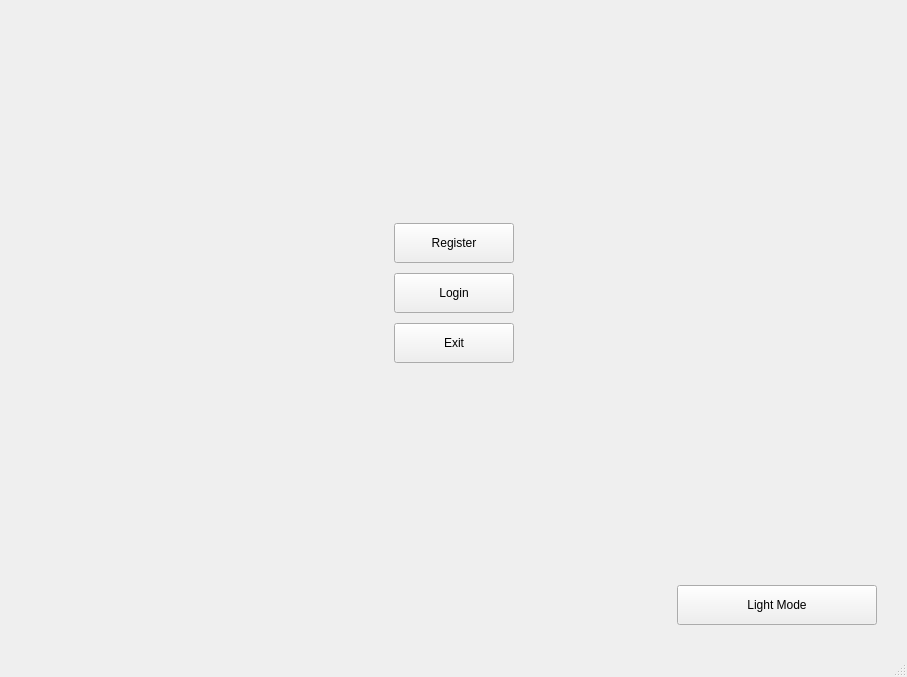
<?xml version="1.0" encoding="UTF-8"?>
<ui version="4.0">
 <class>MainWindow</class>
 <widget class="QMainWindow" name="MainWindow">
  <property name="geometry">
   <rect>
    <x>0</x>
    <y>0</y>
    <width>907</width>
    <height>677</height>
   </rect>
  </property>
  <property name="sizePolicy">
   <sizepolicy hsizetype="Preferred" vsizetype="Preferred">
    <horstretch>1</horstretch>
    <verstretch>1</verstretch>
   </sizepolicy>
  </property>
  <property name="minimumSize">
   <size>
    <width>300</width>
    <height>300</height>
   </size>
  </property>
  <property name="maximumSize">
   <size>
    <width>16777215</width>
    <height>16777215</height>
   </size>
  </property>
  <property name="windowTitle">
   <string>MainWindow</string>
  </property>
  <widget class="QWidget" name="centralwidget">
   <property name="sizePolicy">
    <sizepolicy hsizetype="Expanding" vsizetype="Expanding">
     <horstretch>1</horstretch>
     <verstretch>1</verstretch>
    </sizepolicy>
   </property>
   <layout class="QVBoxLayout" name="centralLayout">
    <property name="spacing">
     <number>10</number>
    </property>
    <property name="margin" stdset="0">
     <number>10</number>
    </property>
    <item>
     <widget class="QStackedWidget" name="stackedWidget">
      <property name="sizePolicy">
       <sizepolicy hsizetype="Expanding" vsizetype="Expanding">
        <horstretch>1</horstretch>
        <verstretch>1</verstretch>
       </sizepolicy>
      </property>
      <property name="currentIndex">
       <number>0</number>
      </property>
      <widget class="QWidget" name="mainPage">
       <property name="sizePolicy">
        <sizepolicy hsizetype="Expanding" vsizetype="Expanding">
         <horstretch>1</horstretch>
         <verstretch>1</verstretch>
        </sizepolicy>
       </property>
       <layout class="QVBoxLayout" name="mainLayout">
        <property name="spacing">
         <number>10</number>
        </property>
        <property name="margin" stdset="0">
         <number>10</number>
        </property>
        <item>
         <widget class="QWidget" name="spacerTop" native="true">
          <property name="sizePolicy">
           <sizepolicy hsizetype="Expanding" vsizetype="Expanding">
            <horstretch>1</horstretch>
            <verstretch>1</verstretch>
           </sizepolicy>
          </property>
         </widget>
        </item>
        <item>
         <layout class="QHBoxLayout" name="horizontalLayout">
          <property name="spacing">
           <number>10</number>
          </property>
          <property name="margin" stdset="0">
           <number>0</number>
          </property>
          <item>
           <widget class="QWidget" name="mainLeftSpacer" native="true">
            <property name="sizePolicy">
             <sizepolicy hsizetype="Expanding" vsizetype="Expanding">
              <horstretch>1</horstretch>
              <verstretch>1</verstretch>
             </sizepolicy>
            </property>
           </widget>
          </item>
          <item>
           <layout class="QVBoxLayout" name="mainButtons">
            <property name="spacing">
             <number>10</number>
            </property>
            <property name="margin" stdset="0">
             <number>0</number>
            </property>
            <item>
             <widget class="QPushButton" name="mainRegisterButton">
              <property name="sizePolicy">
               <sizepolicy hsizetype="Expanding" vsizetype="Fixed">
                <horstretch>1</horstretch>
                <verstretch>0</verstretch>
               </sizepolicy>
              </property>
              <property name="minimumSize">
               <size>
                <width>120</width>
                <height>40</height>
               </size>
              </property>
              <property name="text">
               <string>Register</string>
              </property>
             </widget>
            </item>
            <item>
             <widget class="QPushButton" name="mainLoginButton">
              <property name="sizePolicy">
               <sizepolicy hsizetype="Expanding" vsizetype="Fixed">
                <horstretch>1</horstretch>
                <verstretch>0</verstretch>
               </sizepolicy>
              </property>
              <property name="minimumSize">
               <size>
                <width>120</width>
                <height>40</height>
               </size>
              </property>
              <property name="text">
               <string>Login</string>
              </property>
             </widget>
            </item>
            <item>
             <widget class="QPushButton" name="exitButton">
              <property name="sizePolicy">
               <sizepolicy hsizetype="Expanding" vsizetype="Fixed">
                <horstretch>1</horstretch>
                <verstretch>0</verstretch>
               </sizepolicy>
              </property>
              <property name="minimumSize">
               <size>
                <width>120</width>
                <height>40</height>
               </size>
              </property>
              <property name="text">
               <string>Exit</string>
              </property>
             </widget>
            </item>
           </layout>
          </item>
          <item>
           <widget class="QWidget" name="rightSpacer" native="true">
            <property name="sizePolicy">
             <sizepolicy hsizetype="Expanding" vsizetype="Expanding">
              <horstretch>1</horstretch>
              <verstretch>1</verstretch>
             </sizepolicy>
            </property>
           </widget>
          </item>
         </layout>
        </item>
        <item>
         <widget class="QWidget" name="mainBottomSpacer" native="true">
          <property name="sizePolicy">
           <sizepolicy hsizetype="Expanding" vsizetype="Expanding">
            <horstretch>1</horstretch>
            <verstretch>1</verstretch>
           </sizepolicy>
          </property>
         </widget>
        </item>
        <item>
         <layout class="QHBoxLayout" name="mainBottomLayout">
          <property name="spacing">
           <number>10</number>
          </property>
          <property name="margin" stdset="0">
           <number>10</number>
          </property>
          <item>
           <widget class="QWidget" name="mainBottomSpacer_2" native="true">
            <property name="sizePolicy">
             <sizepolicy hsizetype="Expanding" vsizetype="Expanding">
              <horstretch>1</horstretch>
              <verstretch>1</verstretch>
             </sizepolicy>
            </property>
           </widget>
          </item>
          <item>
           <widget class="QPushButton" name="toggleBackgroundColorButton">
            <property name="sizePolicy">
             <sizepolicy hsizetype="Fixed" vsizetype="Fixed">
              <horstretch>0</horstretch>
              <verstretch>0</verstretch>
             </sizepolicy>
            </property>
            <property name="minimumSize">
             <size>
              <width>200</width>
              <height>40</height>
             </size>
            </property>
            <property name="text">
             <string>Light Mode</string>
            </property>
           </widget>
          </item>
         </layout>
        </item>
       </layout>
      </widget>
      <widget class="QWidget" name="regLogPage">
       <property name="sizePolicy">
        <sizepolicy hsizetype="Expanding" vsizetype="Expanding">
         <horstretch>1</horstretch>
         <verstretch>1</verstretch>
        </sizepolicy>
       </property>
       <layout class="QVBoxLayout" name="mainLayout">
        <property name="spacing">
         <number>10</number>
        </property>
        <property name="margin" stdset="0">
         <number>10</number>
        </property>
        <item>
         <spacer name="topSpacer">
          <property name="orientation">
           <enum>Qt::Orientation::Vertical</enum>
          </property>
          <property name="sizeHint" stdset="0">
           <size>
            <width>20</width>
            <height>1</height>
           </size>
          </property>
         </spacer>
        </item>
        <item>
         <layout class="QVBoxLayout" name="centerLayout">
          <property name="spacing">
           <number>10</number>
          </property>
          <property name="margin" stdset="0">
           <number>0</number>
          </property>
          <item>
           <spacer name="verticalSpacerBeforeFields">
            <property name="orientation">
             <enum>Qt::Orientation::Vertical</enum>
            </property>
            <property name="sizeHint" stdset="0">
             <size>
              <width>20</width>
              <height>100</height>
             </size>
            </property>
           </spacer>
          </item>
          <item>
           <layout class="QVBoxLayout" name="fieldsLayout">
            <property name="spacing">
             <number>10</number>
            </property>
            <property name="margin" stdset="0">
             <number>0</number>
            </property>
            <item>
             <layout class="QHBoxLayout" name="fieldsContainer">
              <property name="spacing">
               <number>10</number>
              </property>
              <property name="margin" stdset="0">
               <number>0</number>
              </property>
              <item>
               <spacer name="horizontalSpacerBeforeFields">
                <property name="orientation">
                 <enum>Qt::Orientation::Horizontal</enum>
                </property>
                <property name="sizeHint" stdset="0">
                 <size>
                  <width>100</width>
                  <height>20</height>
                 </size>
                </property>
               </spacer>
              </item>
              <item>
               <layout class="QVBoxLayout" name="fieldsWrapper">
                <property name="spacing">
                 <number>10</number>
                </property>
                <property name="margin" stdset="0">
                 <number>0</number>
                </property>
                <item>
                 <widget class="QLineEdit" name="username">
                  <property name="sizePolicy">
                   <sizepolicy hsizetype="Expanding" vsizetype="Fixed">
                    <horstretch>0</horstretch>
                    <verstretch>0</verstretch>
                   </sizepolicy>
                  </property>
                  <property name="placeholderText">
                   <string>Username</string>
                  </property>
                 </widget>
                </item>
                <item>
                 <widget class="QLineEdit" name="password">
                  <property name="placeholderText">
                   <string>Password</string>
                  </property>
                 </widget>
                </item>
               </layout>
              </item>
              <item>
               <spacer name="horizontalSpacerAfterFields">
                <property name="orientation">
                 <enum>Qt::Orientation::Horizontal</enum>
                </property>
                <property name="sizeHint" stdset="0">
                 <size>
                  <width>100</width>
                  <height>20</height>
                 </size>
                </property>
               </spacer>
              </item>
             </layout>
            </item>
            <item>
             <layout class="QGridLayout" name="buttonLayout">
              <item row="0" column="0">
               <widget class="QPushButton" name="regPageButton">
                <property name="sizePolicy">
                 <sizepolicy hsizetype="Fixed" vsizetype="Fixed">
                  <horstretch>0</horstretch>
                  <verstretch>0</verstretch>
                 </sizepolicy>
                </property>
                <property name="text">
                 <string>Register</string>
                </property>
               </widget>
              </item>
              <item row="0" column="0">
               <widget class="QPushButton" name="logPageButton">
                <property name="sizePolicy">
                 <sizepolicy hsizetype="Fixed" vsizetype="Fixed">
                  <horstretch>0</horstretch>
                  <verstretch>0</verstretch>
                 </sizepolicy>
                </property>
                <property name="text">
                 <string>Login</string>
                </property>
               </widget>
              </item>
             </layout>
            </item>
           </layout>
          </item>
          <item>
           <spacer name="verticalSpacerAfterButtons">
            <property name="orientation">
             <enum>Qt::Orientation::Vertical</enum>
            </property>
            <property name="sizeHint" stdset="0">
             <size>
              <width>20</width>
              <height>100</height>
             </size>
            </property>
           </spacer>
          </item>
         </layout>
        </item>
        <item>
         <spacer name="bottomSpacer">
          <property name="orientation">
           <enum>Qt::Orientation::Vertical</enum>
          </property>
          <property name="sizeHint" stdset="0">
           <size>
            <width>20</width>
            <height>1</height>
           </size>
          </property>
         </spacer>
        </item>
        <item>
         <layout class="QHBoxLayout" name="bottomLayout">
          <property name="spacing">
           <number>0</number>
          </property>
          <property name="margin" stdset="0">
           <number>0</number>
          </property>
          <item>
           <spacer name="leftSpacer">
            <property name="orientation">
             <enum>Qt::Orientation::Horizontal</enum>
            </property>
            <property name="sizeHint" stdset="0">
             <size>
              <width>1</width>
              <height>1</height>
             </size>
            </property>
           </spacer>
          </item>
          <item>
           <widget class="QPushButton" name="backButton">
            <property name="sizePolicy">
             <sizepolicy hsizetype="Fixed" vsizetype="Fixed">
              <horstretch>0</horstretch>
              <verstretch>0</verstretch>
             </sizepolicy>
            </property>
            <property name="text">
             <string>Back</string>
            </property>
           </widget>
          </item>
         </layout>
        </item>
       </layout>
      </widget>
     </widget>
    </item>
   </layout>
  </widget>
  <widget class="QMenuBar" name="menubar">
   <property name="geometry">
    <rect>
     <x>0</x>
     <y>0</y>
     <width>907</width>
     <height>22</height>
    </rect>
   </property>
  </widget>
  <widget class="QStatusBar" name="statusbar"/>
 </widget>
 <resources/>
 <connections/>
</ui>
